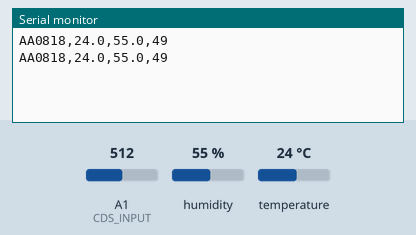
Simulated run of this sketch. Board: Arduino Uno, built with avr-gcc and run on an emulated ATmega328P. Shown: the last lines printed to the serial monitor. The inputs (shaded band) are chosen by the test bench; at power-on: humidity 55 %, A1 (CDS_INPUT) = 512, temperature 24 °C.

Above: at 1.8 s.
1.9 s: humidity set to 22 %
At 2.5 s:
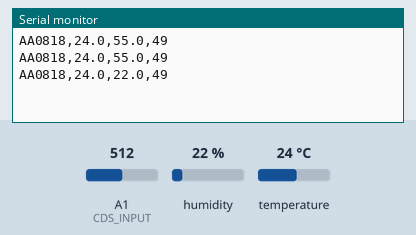
3.4 s: A1 (CDS_INPUT) set to 716
At 4.7 s:
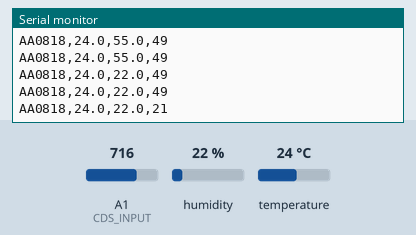
4.9 s: temperature set to 12 °C
At 5.8 s:
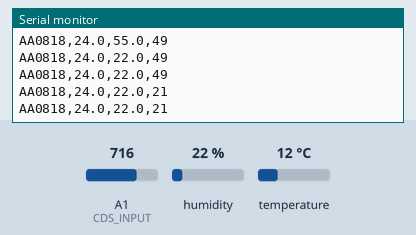
6.4 s: A1 (CDS_INPUT) set to 900
At 7.7 s:
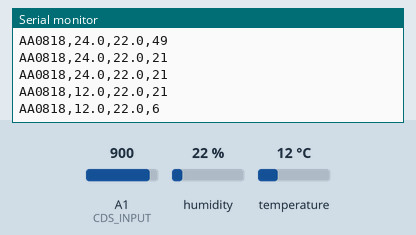
7.9 s: humidity set to 40 %
At 8.8 s:
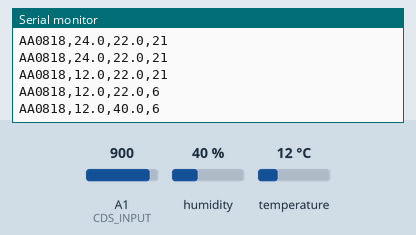
Timing chart, 0 to 10.4 s (numbered marks = the images above; inputs shaded):
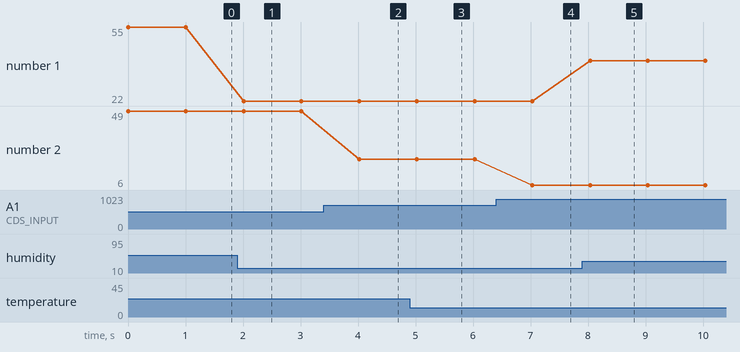

Measured:
- after the input at 1.9 s, the serial monitor: prints a new line after 0.11 s (image 1)
- after the input at 3.4 s, the serial monitor: prints a new line after 0.62 s (image 2)
- after the input at 6.4 s, the serial monitor: prints a new line after 0.63 s (image 4)
- after the input at 7.9 s, the serial monitor: prints a new line after 0.14 s (image 5)
- plotted number 1: 55 → 22 after the input at 1.9 s, 22 → 40 after the input at 7.9 s
- plotted number 2: 49 → 21 after the input at 3.4 s, 21 → 6 after the input at 6.4 s

The sketch:

AA08_CdS_DHT22.ino
```cpp
// CdS + DHT22
#include "DHT.h"
#define DHTPIN 4
#define DHTTYPE DHT22
DHT dht(DHTPIN, DHTTYPE);
// CdS (LDR)
#define CDS_INPUT 1

void setup() {
  dht.begin();
  Serial.begin(9600);
}

void loop() {
  int cds_value, lux;
  float temp, humi;
  // Lux from CdS (LDR)
  cds_value = analogRead(CDS_INPUT);
  lux = int(luminosity(cds_value));
  // Reading temperature or humidity takes a given interval!
  // Sensor readings may also be up to 2 seconds 'old'
  humi = dht.readHumidity();
  // Read temperature as Celsius (the default)
  temp = dht.readTemperature();

  // Check if any reads failed and exit early (to try again).
  if (isnan(humi) || isnan(temp) || isnan(lux)) {
    Serial.println("Failed to read from DHT sensor or CdS!");
    return;
  }
  else {
    Serial.print("AA0818,");
    Serial.print(temp,1);  // temperature, float
    Serial.print(",");
    Serial.print(humi,1);  // humidity, float
    Serial.print(",");
    Serial.println(lux);   // luminosity, int
  }
  delay(1000);  // 1000 msec, 1 Hz
}

//Voltage to Lux
double luminosity (int RawADC0){
  double Vout=RawADC0*5.0/1023.0;  // 5/1023 (Vin = 5 V)
  double lux=(2500/Vout-500)/10;
  // lux = 500 / Rldr, Vout = Ildr*Rldr = (5/(10 + Rldr))*Rldr
  return lux;
}
```
